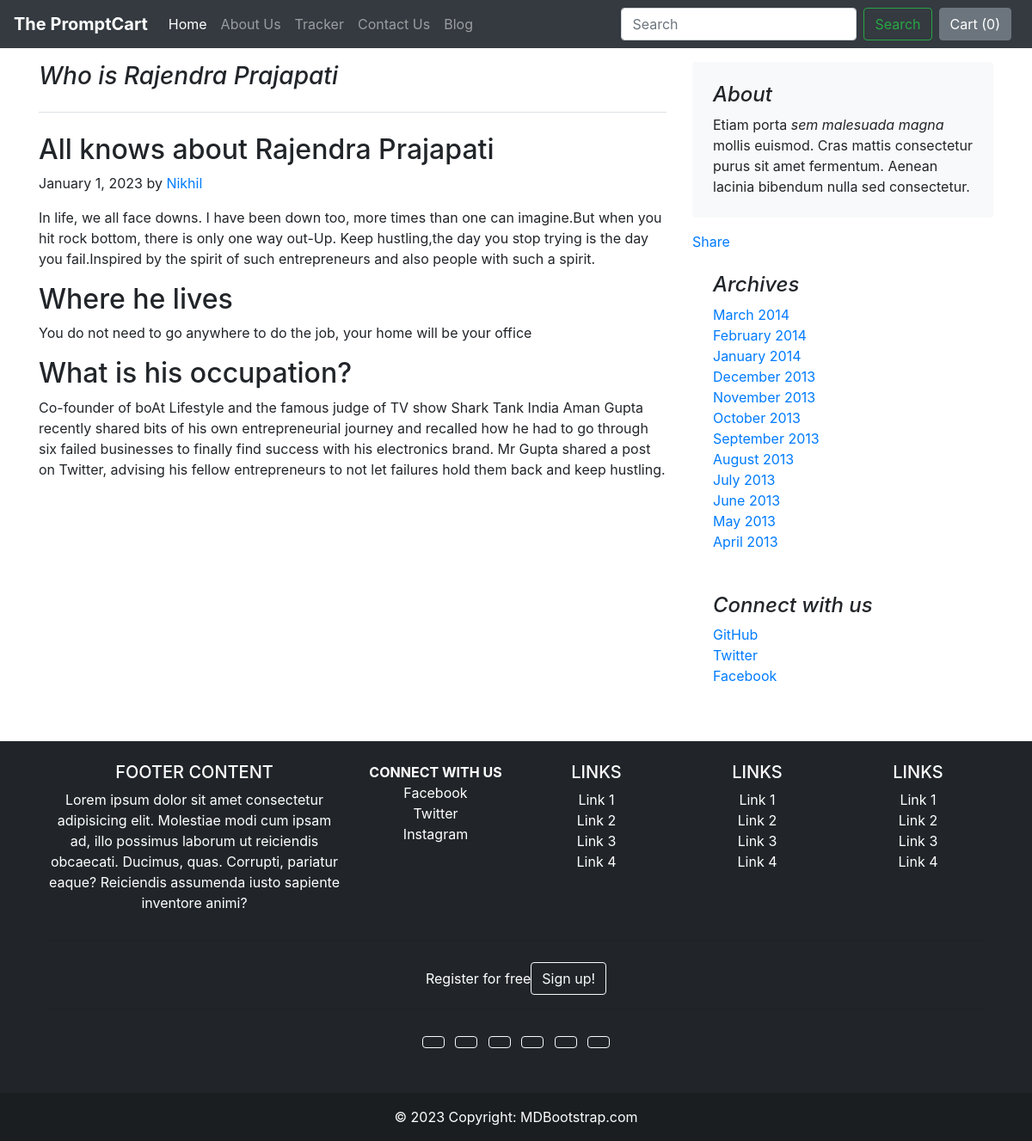
The app's page /blog/blogpost/4 with its own data.
### blog/models.py (models this page shows)
class Blogpost(models.Model):
    post_id = models.AutoField(primary_key=True)
    title = models.CharField(max_length=200)
    head0 = models.CharField(max_length=500, default="")
    chead0 = models.CharField(max_length=5000, default="")
    head1 = models.CharField(max_length=500, default="")
    chead1 = models.CharField(max_length=5000, default="")
    head2 = models.CharField(max_length=500, default="")
    chead2 = models.CharField(max_length=5000, default="")
    pub_date = models.DateField()
    thumbnail = models.ImageField(upload_to='shop/images', default="")
    def __str__(self):
        return self.title

### blog/views.py (the view)
# urls.py: path("blogpost/<int:id>", views.blogpost, name="blogHome")
def blogpost(request, id):
    post = Blogpost.objects.filter(post_id = id)[0]
    print(post)
    return render(request, 'blog/blogpost.html',
                  {'post':post})

### blog/templates/blog/blogpost.html (shortened to what this page needs)
{% extends 'blog/basic.html' %}
{% block body %}
<div class="container mt-3">
  <div class="row">
    <div class="col-md-8 blog-main">
      <h3 class="pb-4 mb-4 font-italic border-bottom">
        {{post.title}}
      </h3>
      <div class="blog-post">
        <h2 class="blog-post-title">{{post.head0}}</h2>
        <p class="blog-post-meta">January 1, 2023 by <a href="#">Nikhil</a></p>
                <p>{{post.chead0}}</p>
                <h2>{{post.head1}}</h2>
                <p>{{post.chead1}}</p>
                <h2>{{post.head2}}</h2>
                <p>{{post.chead2}}</p>
            </div>
    </div>
    <aside class="col-md-4 blog-sidebar">
      <div class="p-4 mb-3 bg-light rounded">
        <h4 class="font-italic">About</h4>
        <p class="mb-0">Etiam porta <em>sem malesuada magna</em> mollis euismod. Cras mattis consectetur purus sit amet fermentum. Aenean lacinia bibendum nulla sed consectetur.</p>
      </div>
      <div class="fb-share-button" data-href="http://127.0.0.1:8000/blog/blogpost/3" data-layout="button" data-size="large"><a target="_blank" href="https://www.facebook.com/sharer/sharer.php?u=http%3A%2F%2F127.0.0.1%3A8000%2Fblog%2Fblogpost%2F3&amp;src=sdkpreparse" class="fb-xfbml-parse-ignore">Share</a></div>
      <div class="p-4">
        <h4 class="font-italic">Archives</h4>
        <ol class="list-unstyled mb-0">
          <li><a href="#">March 2014</a></li>
          <li><a href="#">February 2014</a></li>
          <li><a href="#">January 2014</a></li>
          <li><a href="#">December 2013</a></li>
          <li><a href="#">November 2013</a></li>
          <li><a href="#">October 2013</a></li>
          <li><a href="#">September 2013</a></li>
          <li><a href="#">August 2013</a></li>
          <li><a href="#">July 2013</a></li>
          <li><a href="#">June 2013</a></li>
          <li><a href="#">May 2013</a></li>
          <li><a href="#">April 2013</a></li>
        </ol>
      </div>
      <div class="p-4">
        <h4 class="font-italic">Connect with us</h4>
        <ol class="list-unstyled">
          <li><a href="#">GitHub</a></li>
          <li><a href="#">Twitter</a></li>
          <li><a href="#">Facebook</a></li>
        </ol>
      </div>
    </aside>
  </div>
</div>
{% endblock %}

### records on screen
Blogpost: title "Who is Rajendra Prajapati", head0 "All knows about Rajendra Prajapati", chead0 "In life, we all face downs. I have been down too, more times than one can imagine.But when you hit rock bottom, there is only one way out-Up. Keep hustling,the day you stop trying is the day you fail.Inspired by the spirit of such entrepreneurs and also people with such a spirit.", head1 "Where he lives", chead1 "You do not need to go anywhere to do the job, your home will be your office", head2 "What is his occupation?", chead2 "Co-founder of boAt Lifestyle and the famous judge of TV show Shark Tank India Aman Gupta recently shared bits of his own entrepreneurial journey and recalled how he had to go through six failed businesses to finally find success with his electronics brand. Mr Gupta shared a post on Twitter, advising his fellow entrepreneurs to not let failures hold them back and keep hustling."
